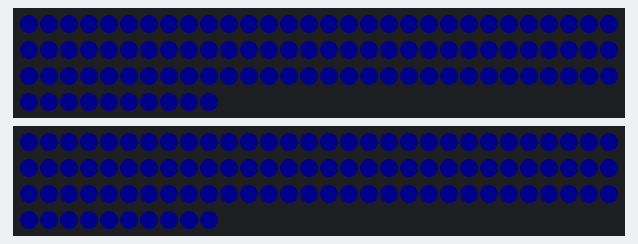
The sketch below on a simulated Arduino Uno, built with avr-gcc and run on an emulated ATmega328P. On the bench: 2 × 100 RGB LEDs in strip order, left to right, continuing on the next row. Dim RGB values are drawn brighter than linear.

Above: at 0.1 s.

The sketch:

test_pattern.ino
```cpp
#include "FastLED.h"

// How many leds in your strip?
#define NUM_LEDS 100

// For led chips like Neopixels, which have a data line, ground, and power, you just
// need to define DATA_PIN.  For led chipsets that are SPI based (four wires - data, clock,
// ground, and power), like the LPD8806 define both DATA_PIN and CLOCK_PIN
#define DATA_PIN_LEFT 7
#define DATA_PIN_RIGHT 9

#define CLOCK_PIN 13

// Define the array of leds
CRGB leds[NUM_LEDS];

void setup() {

  	  FastLED.addLeds<NEOPIXEL, DATA_PIN_LEFT>(leds, NUM_LEDS);
      FastLED.addLeds<NEOPIXEL, DATA_PIN_RIGHT>(leds, NUM_LEDS);
      FastLED.setBrightness(10);
}

void loop() {
  // Turn the LED on, then pause

  for (int i = 0; i < NUM_LEDS; i++) {
    leds[i] = CRGB::Blue;
  }

  FastLED.show();
  delay(500);
  for (int i = 0; i < NUM_LEDS; i++) {
    leds[i] = CRGB::Black;
  }
  FastLED.show();
  delay(500);
}
```
